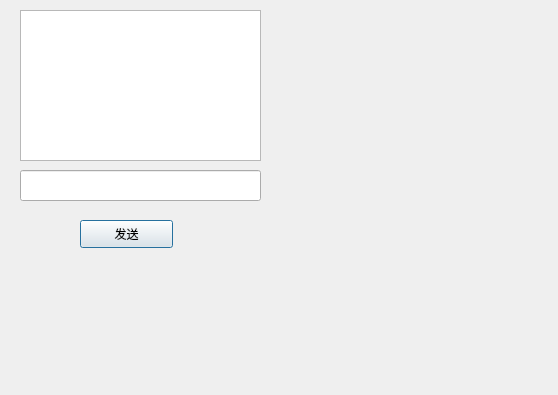
<?xml version="1.0" encoding="UTF-8"?>
<ui version="4.0">
 <class>ChatDialog</class>
 <widget class="QDialog" name="ChatDialog">
  <property name="geometry">
   <rect>
    <x>0</x>
    <y>0</y>
    <width>558</width>
    <height>395</height>
   </rect>
  </property>
  <property name="windowTitle">
   <string>ChatDialog</string>
  </property>
  <widget class="QPushButton" name="sendBtn">
   <property name="geometry">
    <rect>
     <x>80</x>
     <y>220</y>
     <width>93</width>
     <height>28</height>
    </rect>
   </property>
   <property name="text">
    <string>发送</string>
   </property>
  </widget>
  <widget class="QTextEdit" name="chatEdit">
   <property name="geometry">
    <rect>
     <x>20</x>
     <y>10</y>
     <width>241</width>
     <height>151</height>
    </rect>
   </property>
  </widget>
  <widget class="QLineEdit" name="inputEdit">
   <property name="geometry">
    <rect>
     <x>20</x>
     <y>170</y>
     <width>241</width>
     <height>31</height>
    </rect>
   </property>
  </widget>
 </widget>
 <layoutdefault spacing="6" margin="11"/>
 <resources/>
 <connections/>
</ui>
